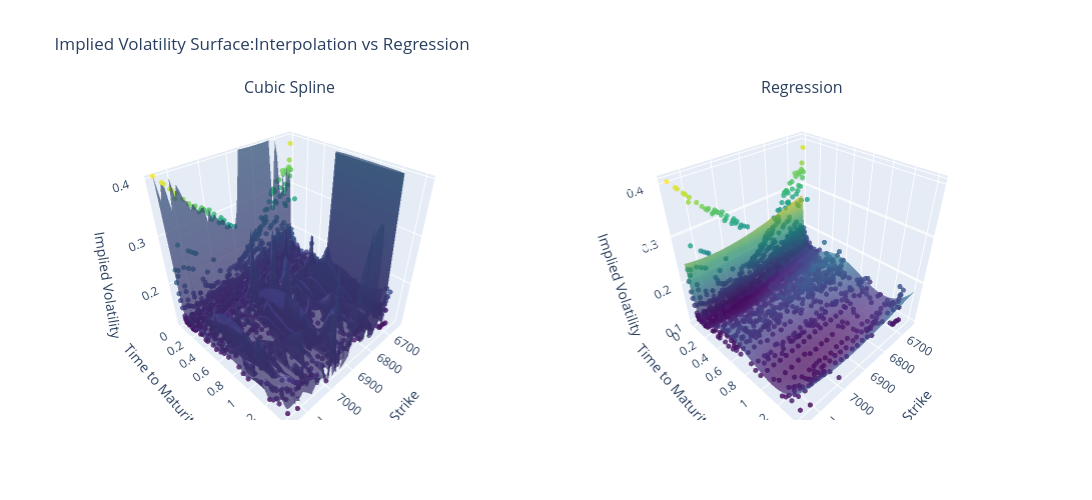

Notebook code for this chart:
### Code cell
intrep,reg = get_interp(calls_out)
plot_two_interp(intrep,reg,calls_out)

### Figure 1 — Plotly figure (JSON) as saved in the notebook; plotly's stock layout.template omitted (floating-point values rounded to 4 significant figures; data arrays with more than 128 entries replaced by an {"elided": "..."} marker saying what was removed)
{"data": [{"marker": {"color": {"elided": "2335 float values"}, "colorscale": [[0, "#440154"], [0.1111, "#482878"], [0.2222, "#3e4989"], [0.3333, "#31688e"], [0.4444, "#26828e"], [0.5556, "#1f9e89"], [0.6667, "#35b779"], [0.7778, "#6ece58"], [0.8889, "#b5de2b"], [1, "#fde725"]], "opacity": 0.8, "size": 3}, "mode": "markers", "scene": "scene", "showlegend": false, "type": "scatter3d", "x": {"elided": "2335 float values"}, "y": {"elided": "2335 float values"}, "z": {"elided": "2335 float values"}}, {"colorscale": [[0, "#440154"], [0.1111, "#482878"], [0.2222, "#3e4989"], [0.3333, "#31688e"], [0.4444, "#26828e"], [0.5556, "#1f9e89"], [0.6667, "#35b779"], [0.7778, "#6ece58"], [0.8889, "#b5de2b"], [1, "#fde725"]], "opacity": 0.7, "scene": "scene", "showlegend": false, "showscale": false, "type": "surface", "x": {"elided": "60x60 float values"}, "y": {"elided": "60x60 float values"}, "z": {"elided": "60x60 float values"}}, {"marker": {"color": {"elided": "2335 float values"}, "colorscale": [[0, "#440154"], [0.1111, "#482878"], [0.2222, "#3e4989"], [0.3333, "#31688e"], [0.4444, "#26828e"], [0.5556, "#1f9e89"], [0.6667, "#35b779"], [0.7778, "#6ece58"], [0.8889, "#b5de2b"], [1, "#fde725"]], "opacity": 0.8, "size": 3}, "mode": "markers", "scene": "scene2", "showlegend": false, "type": "scatter3d", "x": {"elided": "2335 float values"}, "y": {"elided": "2335 float values"}, "z": {"elided": "2335 float values"}}, {"colorscale": [[0, "#440154"], [0.1111, "#482878"], [0.2222, "#3e4989"], [0.3333, "#31688e"], [0.4444, "#26828e"], [0.5556, "#1f9e89"], [0.6667, "#35b779"], [0.7778, "#6ece58"], [0.8889, "#b5de2b"], [1, "#fde725"]], "opacity": 0.7, "scene": "scene2", "showlegend": false, "showscale": false, "type": "surface", "x": {"elided": "60x60 float values"}, "y": {"elided": "60x60 float values"}, "z": {"elided": "60x60 float values"}}], "layout": {"annotations": [{"font": {"size": 16}, "showarrow": false, "text": "Cubic Spline", "x": 0.225, "xanchor": "center", "xref": "paper", "y": 1, "yanchor": "bottom", "yref": "paper"}, {"font": {"size": 16}, "showarrow": false, "text": "Regression", "x": 0.775, "xanchor": "center", "xref": "paper", "y": 1, "yanchor": "bottom", "yref": "paper"}], "height": 500, "scene": {"domain": {"x": [0, 0.45], "y": [0, 1]}, "xaxis": {"title": {"text": "Strike"}}, "yaxis": {"title": {"text": "Time to Maturity (years)"}}, "zaxis": {"range": [0.1, 0.4044], "title": {"text": "Implied Volatility"}}}, "scene2": {"domain": {"x": [0.55, 1], "y": [0, 1]}, "xaxis": {"title": {"text": "Strike"}}, "yaxis": {"title": {"text": "Time to Maturity (years)"}}, "zaxis": {"title": {"text": "Implied Volatility"}}}, "title": {"text": "Implied Volatility Surface:Interpolation vs Regression"}, "width": 1200}}
